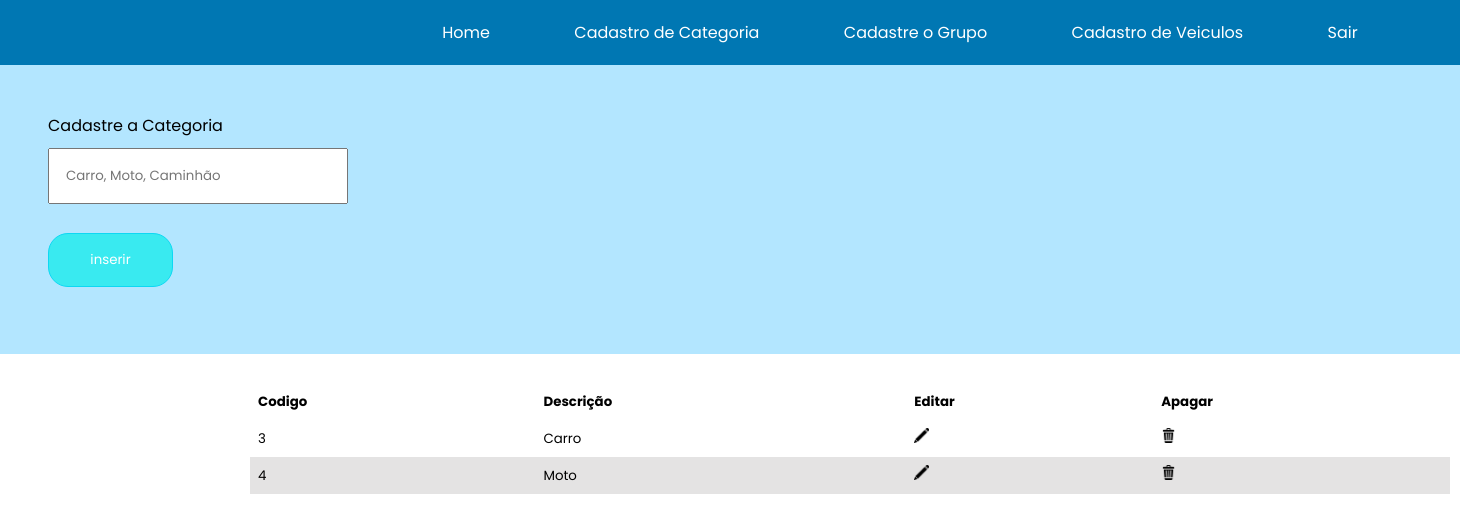
The page /admin/cadastro_categoria.php (signed in) on the database its author committed.
### tables this page shows
CREATE TABLE `categoria` (
  `codigo` int(11) NOT NULL,
  `categoria` varchar(50) DEFAULT NULL
);

### admin/cadastro_categoria.php (the view, shortened to what this page needs)
<?php require ('menu.php');
require('../conexao.php');
	$select_categoria = mysqli_query($conexao, "SELECT * FROM categoria ORDER BY codigo ASC");
	if (mysqli_num_rows($select_categoria) > 0) {
		$dados_categoria = mysqli_fetch_assoc($select_categoria);
	}
?>
<!DOCTYPE html>
<html lang="pt-br">
	<head>
	</head>
<body>
	<form name="categoria" class="cadastro" method="post">
		<div>
			<legend>Cadastre a Categoria</legend>
			<input class="cadastro_categoria" type="text" placeholder="Carro, Moto, Caminhão" name="categoria" required autofocus>
		</div>
		<div>
			<input class="botao" type="submit" name="btn_salvar" value="inserir"></div>
	</form>
	<table>
			<thead>
				<tr>
					<th>Codigo</th>
					<th>Descrição</th>
					<th>Editar</th>
					<th>Apagar</th>
				</tr>
			<tbody>
				<?php do{
				?>
				<tr>
					<td><?php echo $dados_categoria['codigo'];?></td>
					<td><?php echo $dados_categoria['categoria'];?></td>
					<td>
						<a href="comandos/editar_categoria.php?codigo=<?php echo $dados_categoria['codigo'];?>">
						<img src="../img/editar.png" title="Editar"></a>
					</td>
					<td>
						<a href="javascript:func()" onclick="confirmar_exclusao('<?php echo $dados_categoria['codigo'];?>')">
						<img src="../img/lixeira.png" title="Excluir"></a>
					</td>
				</tr>
				<?php }while ($dados_categoria = mysqli_fetch_assoc($select_categoria));?>
			</tbody>
	</table>
</body>
</html>

### css/portal.css (style rules this page uses)
* { margin: 0 auto; padding: 0; box-sizing: border-box; font-family: 'Poppins', sans-serif, Arial, Helvetica, sans-serif; }
.cadastro { background: rgb(179, 230, 255); padding: 3rem; }
.cadastro_categoria { width: 300px; padding: 1rem; margin-top: 10px; margin-bottom: 10px; }
input[type="submit"] { color: #FFF; width: 125px; padding: 1.0rem; margin-top: 1.2rem; margin-bottom: 1.2rem; border: 1px solid #CCC; border-radius: 20px; background: #39eaf0; border: 0; border: 1px solid rgb(13, 216, 243); border-radius: 20px; cursor: pointer; }
table { margin-left: 250px; margin-top: 30px; margin-bottom: 50px; width:1200px; text-align: left; border-collapse: collapse; font-size: 10pt; font-family: "roboto flex"; }
table, th, td { border: 0px solid #565050; padding: .5rem; }
tr:nth-child(even) { background-color: #e4e3e3; }
td { display: table-cell; vertical-align: inherit; }
td a img { width: 15px; appearance: none; background-color: initial; cursor: pointer; padding: initial; border: initial; }

### rows shown on the page
categoria: codigo "3", categoria "Carro"
categoria: codigo "4", categoria "Moto"
